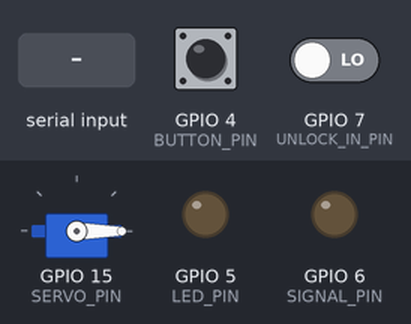
Bench run of a sketch on a simulated ESP32-S3. Parts: servo, output pins drawn as LEDs (lit = HIGH). The inputs (shaded band) are chosen by the test bench; at power-on: GPIO 4 (BUTTON_PIN) HIGH, GPIO 7 (UNLOCK_IN_PIN) LOW. What the sketch prints to the serial monitor is not drawn.

Above: at 1.2 s.
1.3 s: GPIO 4 (BUTTON_PIN) pulled LOW for 0.15 s
At 1.42 s:
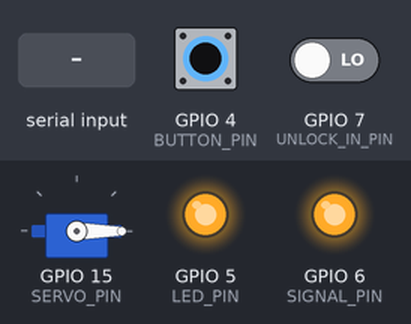
3.0 s: GPIO 7 (UNLOCK_IN_PIN) driven HIGH
At 3.3 s:
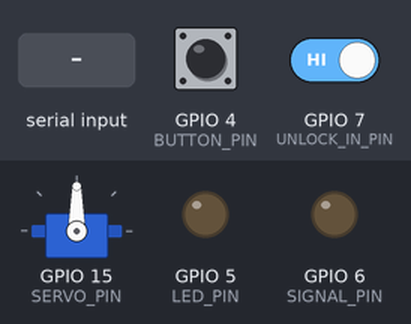
5.5 s: "r" received over Serial
At 6.6 s:
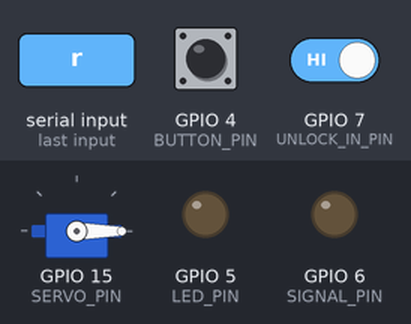
7.0 s: GPIO 4 (BUTTON_PIN) pulled LOW for 3.2 s
At 8.2 s:
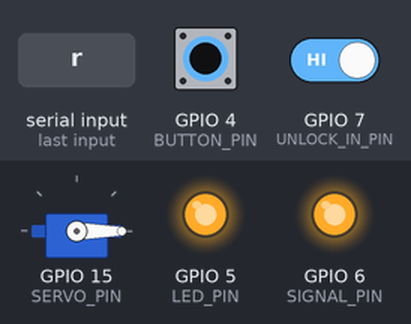
Timing chart, 0 to 11.8 s (numbered marks = the images above; inputs shaded):
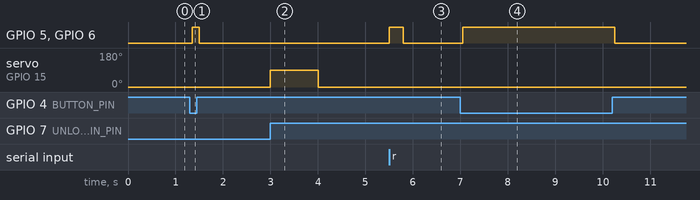

Measured:
- after the input at 1.3 s, GPIO 5 (LED_PIN), GPIO 6 (SIGNAL_PIN): LOW → HIGH after 0.05 s, → LOW 0.15 s later
- after the input at 3.0 s, servo on GPIO 15 (SERVO_PIN): 0° → 90° at once, → 0° 1.0 s later
- after the input at 5.5 s, GPIO 5 (LED_PIN), GPIO 6 (SIGNAL_PIN): LOW → HIGH at once, → LOW 0.30 s later
- after the input at 7.0 s, GPIO 5 (LED_PIN), GPIO 6 (SIGNAL_PIN): LOW → HIGH after 0.05 s, → LOW 3.2 s later

The sketch:

esp32s3_doorbell.ino
```cpp
/*
 * Doorbell controller — ESP32-S3 Dev Module (replaces the earlier Arduino Uno).
 * Reads the physical button and drives the door-lock servo directly; no relay
 * module. Talks to the ESP32-CAM over two GPIO wires (ring signal out, unlock
 * signal in) — see ../README.md for the wiring table and power notes.
 *
 * Library needed (Arduino Library Manager): ESP32Servo (Kevin Harrington /
 * John Bennett) — the stock Servo.h library doesn't support the ESP32 core.
 */

#include <ESP32Servo.h>

const int BUTTON_PIN = 4;      // wired to GND when pressed; uses the internal pull-up
const int LED_PIN = 5;         // discrete LED + resistor to GND (LED_BUILTIN is unreliable on S3 boards)
const int SIGNAL_PIN = 6;      // HIGH signal to the ESP32-CAM while the button is held
const int UNLOCK_IN_PIN = 7;   // wired to the ESP32-CAM's UNLOCK_OUT_PIN
const int SERVO_PIN = 15;      // drives the lock servo directly (no relay module)

const int SERVO_LOCKED_ANGLE = 0;
const int SERVO_UNLOCKED_ANGLE = 90;   // 90 degrees clockwise from locked
const unsigned long SERVO_UNLOCK_HOLD_MS = 1000; // how long to hold before re-locking

Servo lockServo;

int buttonState = HIGH;      // idle/released level with the internal pull-up
int lastButtonState = HIGH;
unsigned long lastDebounceTime = 0;
const unsigned long debounceDelay = 50;

int lastUnlockInState = LOW;
bool unlockPulseActive = false;
unsigned long unlockPulseStart = 0;

// Testing aid: type 'r' + Enter in the Serial Monitor to simulate a button
// tap without any button wired up yet.
bool simulatedPressActive = false;
unsigned long simulatedPressStart = 0;
const unsigned long SIMULATED_PRESS_MS = 300;

void setup() {
  pinMode(LED_PIN, OUTPUT);
  pinMode(BUTTON_PIN, INPUT_PULLUP); // pressed pulls this LOW
  pinMode(SIGNAL_PIN, OUTPUT);
  pinMode(UNLOCK_IN_PIN, INPUT);

  lockServo.setPeriodHertz(50);
  lockServo.attach(SERVO_PIN, 500, 2400); // tune these to your servo's datasheet if it doesn't hit range cleanly
  lockServo.write(SERVO_LOCKED_ANGLE);

  Serial.begin(9600);
  Serial.println("Type 'r' + Enter to simulate a button press (no wiring needed).");
}

void loop() {
  // LOW = pressed (internal pull-up, active-low button)
  int currentState = digitalRead(BUTTON_PIN);

  // Debounce the button
  if (currentState != lastButtonState) {
    lastDebounceTime = millis();
  }

  if ((millis() - lastDebounceTime) > debounceDelay) {
    if (currentState != buttonState) {
      buttonState = currentState;

      if (buttonState == LOW) {
        buttonPressedActions();
      } else {
        buttonReleasedActions();
      }
    }
  }

  lastButtonState = currentState;

  checkUnlockSignal();
  updateUnlockServo();
  checkSerialSimulate();
  updateSimulatedPress();
}

void buttonPressedActions() {
  // Turn on LED and send HIGH signal on SIGNAL_PIN
  digitalWrite(LED_PIN, HIGH);
  digitalWrite(SIGNAL_PIN, HIGH);

  // Print status to Serial Monitor
  Serial.println("Button is pressed! HIGH signal sent on the ring-signal pin.");
}

void buttonReleasedActions() {
  // Turn off LED and send LOW signal on SIGNAL_PIN
  digitalWrite(LED_PIN, LOW);
  digitalWrite(SIGNAL_PIN, LOW);

  // Print status to Serial Monitor
  Serial.println("Button is not pressed. LOW signal sent on the ring-signal pin.");
}

// The ESP32-CAM pulses UNLOCK_IN_PIN high when the app's "Unlock" button is
// pressed. On that rising edge, sweep the servo to the unlocked position.
void checkUnlockSignal() {
  int state = digitalRead(UNLOCK_IN_PIN);
  if (state == HIGH && lastUnlockInState == LOW && !unlockPulseActive) {
    lockServo.write(SERVO_UNLOCKED_ANGLE);
    unlockPulseActive = true;
    unlockPulseStart = millis();
    Serial.println("Unlock signal received — servo turning to unlocked position.");
  }
  lastUnlockInState = state;
}

// millis()-based timer instead of delay() so the button debounce loop above
// keeps running while the servo is held in the unlocked position.
void updateUnlockServo() {
  if (unlockPulseActive && (millis() - unlockPulseStart) > SERVO_UNLOCK_HOLD_MS) {
    lockServo.write(SERVO_LOCKED_ANGLE);
    unlockPulseActive = false;
    Serial.println("Servo returned to locked position.");
  }
}

void checkSerialSimulate() {
  if (Serial.available() > 0) {
    char c = Serial.read();
    if ((c == 'r' || c == 'R') && !simulatedPressActive) {
      Serial.println("[TEST] Simulating button press.");
      simulatedPressActive = true;
      simulatedPressStart = millis();
      buttonPressedActions();
    }
  }
}

void updateSimulatedPress() {
  if (simulatedPressActive && (millis() - simulatedPressStart) > SIMULATED_PRESS_MS) {
    simulatedPressActive = false;
    buttonReleasedActions();
  }
}
```
